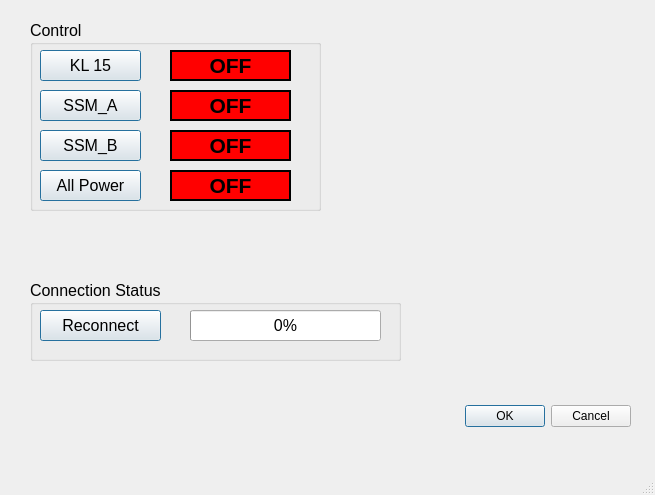
<?xml version="1.0" encoding="UTF-8"?>
<ui version="4.0">
 <class>MainWindow</class>
 <widget class="QMainWindow" name="MainWindow">
  <property name="geometry">
   <rect>
    <x>0</x>
    <y>0</y>
    <width>655</width>
    <height>495</height>
   </rect>
  </property>
  <property name="windowTitle">
   <string>MainWindow</string>
  </property>
  <widget class="QWidget" name="centralwidget">
   <widget class="QGroupBox" name="ControlGroup">
    <property name="geometry">
     <rect>
      <x>30</x>
      <y>20</y>
      <width>291</width>
      <height>191</height>
     </rect>
    </property>
    <property name="font">
     <font>
      <pointsize>12</pointsize>
     </font>
    </property>
    <property name="title">
     <string>Control</string>
    </property>
    <widget class="QPushButton" name="btn_Power">
     <property name="geometry">
      <rect>
       <x>10</x>
       <y>150</y>
       <width>101</width>
       <height>31</height>
      </rect>
     </property>
     <property name="autoFillBackground">
      <bool>false</bool>
     </property>
     <property name="text">
      <string>All Power</string>
     </property>
     <property name="default">
      <bool>true</bool>
     </property>
     <property name="flat">
      <bool>false</bool>
     </property>
    </widget>
    <widget class="QLabel" name="lbl_SSM_A">
     <property name="geometry">
      <rect>
       <x>140</x>
       <y>70</y>
       <width>121</width>
       <height>31</height>
      </rect>
     </property>
     <property name="font">
      <font>
       <pointsize>16</pointsize>
       <weight>75</weight>
       <bold>true</bold>
      </font>
     </property>
     <property name="autoFillBackground">
      <bool>false</bool>
     </property>
     <property name="styleSheet">
      <string notr="true">background-color: rgb(255, 0, 0);
alternate-background-color: rgb(0, 170, 0);</string>
     </property>
     <property name="frameShape">
      <enum>QFrame::WinPanel</enum>
     </property>
     <property name="text">
      <string>OFF</string>
     </property>
     <property name="alignment">
      <set>Qt::AlignCenter</set>
     </property>
    </widget>
    <widget class="QLabel" name="lbl_kl15">
     <property name="geometry">
      <rect>
       <x>140</x>
       <y>30</y>
       <width>121</width>
       <height>31</height>
      </rect>
     </property>
     <property name="font">
      <font>
       <pointsize>16</pointsize>
       <weight>75</weight>
       <bold>true</bold>
      </font>
     </property>
     <property name="autoFillBackground">
      <bool>false</bool>
     </property>
     <property name="styleSheet">
      <string notr="true">background-color: rgb(255, 0, 0);
alternate-background-color: rgb(0, 170, 0);</string>
     </property>
     <property name="frameShape">
      <enum>QFrame::WinPanel</enum>
     </property>
     <property name="text">
      <string>OFF</string>
     </property>
     <property name="alignment">
      <set>Qt::AlignCenter</set>
     </property>
    </widget>
    <widget class="QPushButton" name="btn_kl15">
     <property name="geometry">
      <rect>
       <x>10</x>
       <y>30</y>
       <width>101</width>
       <height>31</height>
      </rect>
     </property>
     <property name="autoFillBackground">
      <bool>false</bool>
     </property>
     <property name="text">
      <string>KL 15</string>
     </property>
     <property name="default">
      <bool>true</bool>
     </property>
     <property name="flat">
      <bool>false</bool>
     </property>
    </widget>
    <widget class="QPushButton" name="btn_SSM_A">
     <property name="geometry">
      <rect>
       <x>10</x>
       <y>70</y>
       <width>101</width>
       <height>31</height>
      </rect>
     </property>
     <property name="autoFillBackground">
      <bool>false</bool>
     </property>
     <property name="text">
      <string>SSM_A</string>
     </property>
     <property name="default">
      <bool>true</bool>
     </property>
     <property name="flat">
      <bool>false</bool>
     </property>
    </widget>
    <widget class="QPushButton" name="btn_SSM_B">
     <property name="geometry">
      <rect>
       <x>10</x>
       <y>110</y>
       <width>101</width>
       <height>31</height>
      </rect>
     </property>
     <property name="autoFillBackground">
      <bool>false</bool>
     </property>
     <property name="text">
      <string>SSM_B</string>
     </property>
     <property name="default">
      <bool>true</bool>
     </property>
     <property name="flat">
      <bool>false</bool>
     </property>
    </widget>
    <widget class="QLabel" name="lbl_SSM_B">
     <property name="geometry">
      <rect>
       <x>140</x>
       <y>110</y>
       <width>121</width>
       <height>31</height>
      </rect>
     </property>
     <property name="font">
      <font>
       <pointsize>16</pointsize>
       <weight>75</weight>
       <bold>true</bold>
      </font>
     </property>
     <property name="autoFillBackground">
      <bool>false</bool>
     </property>
     <property name="styleSheet">
      <string notr="true">background-color: rgb(255, 0, 0);
alternate-background-color: rgb(0, 170, 0);</string>
     </property>
     <property name="frameShape">
      <enum>QFrame::WinPanel</enum>
     </property>
     <property name="text">
      <string>OFF</string>
     </property>
     <property name="alignment">
      <set>Qt::AlignCenter</set>
     </property>
    </widget>
    <widget class="QLabel" name="lbl_Power">
     <property name="geometry">
      <rect>
       <x>140</x>
       <y>150</y>
       <width>121</width>
       <height>31</height>
      </rect>
     </property>
     <property name="font">
      <font>
       <pointsize>16</pointsize>
       <weight>75</weight>
       <bold>true</bold>
      </font>
     </property>
     <property name="autoFillBackground">
      <bool>false</bool>
     </property>
     <property name="styleSheet">
      <string notr="true">background-color: rgb(255, 0, 0);
alternate-background-color: rgb(0, 170, 0);</string>
     </property>
     <property name="frameShape">
      <enum>QFrame::WinPanel</enum>
     </property>
     <property name="text">
      <string>OFF</string>
     </property>
     <property name="alignment">
      <set>Qt::AlignCenter</set>
     </property>
    </widget>
   </widget>
   <widget class="QDialogButtonBox" name="buttonBox">
    <property name="geometry">
     <rect>
      <x>10</x>
      <y>400</y>
      <width>621</width>
      <height>32</height>
     </rect>
    </property>
    <property name="orientation">
     <enum>Qt::Horizontal</enum>
    </property>
    <property name="standardButtons">
     <set>QDialogButtonBox::Cancel|QDialogButtonBox::Ok</set>
    </property>
   </widget>
   <widget class="QGroupBox" name="groupBox">
    <property name="geometry">
     <rect>
      <x>30</x>
      <y>280</y>
      <width>371</width>
      <height>81</height>
     </rect>
    </property>
    <property name="font">
     <font>
      <pointsize>12</pointsize>
     </font>
    </property>
    <property name="title">
     <string>Connection Status</string>
    </property>
    <widget class="QPushButton" name="btn_connect">
     <property name="geometry">
      <rect>
       <x>10</x>
       <y>30</y>
       <width>121</width>
       <height>31</height>
      </rect>
     </property>
     <property name="autoFillBackground">
      <bool>false</bool>
     </property>
     <property name="text">
      <string>Reconnect</string>
     </property>
     <property name="default">
      <bool>true</bool>
     </property>
     <property name="flat">
      <bool>false</bool>
     </property>
    </widget>
    <widget class="QProgressBar" name="bar_ComStatus">
     <property name="geometry">
      <rect>
       <x>160</x>
       <y>30</y>
       <width>191</width>
       <height>31</height>
      </rect>
     </property>
     <property name="value">
      <number>0</number>
     </property>
    </widget>
   </widget>
  </widget>
  <widget class="QMenuBar" name="menubar">
   <property name="geometry">
    <rect>
     <x>0</x>
     <y>0</y>
     <width>655</width>
     <height>21</height>
    </rect>
   </property>
  </widget>
  <widget class="QStatusBar" name="statusbar"/>
 </widget>
 <resources/>
 <connections/>
</ui>
